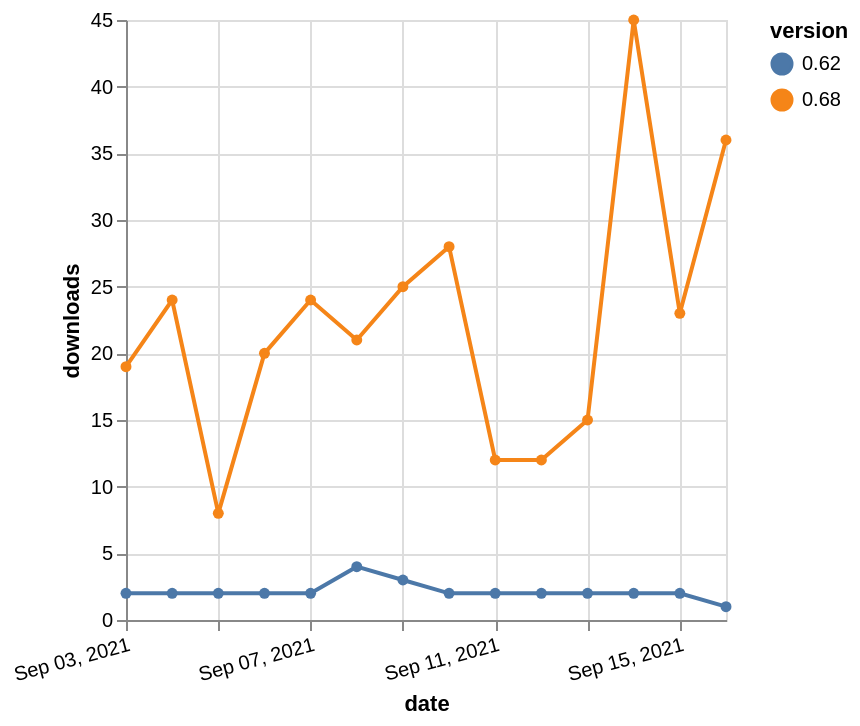

The Vega-Lite source for this figure:
### Vega-Lite specification from a JSON file in a GitHub repository (floating-point values rounded to 4 significant figures)
{"$schema": "https://vega.github.io/schema/vega-lite/v5.json", "description": "A simple bar chart with embedded data.", "data": {"values": [{"date": "2021-09-03", "total": 2717, "delta": 2, "version": "0.62"}, {"date": "2021-09-04", "total": 2719, "delta": 2, "version": "0.62"}, {"date": "2021-09-05", "total": 2721, "delta": 2, "version": "0.62"}, {"date": "2021-09-06", "total": 2723, "delta": 2, "version": "0.62"}, {"date": "2021-09-07", "total": 2725, "delta": 2, "version": "0.62"}, {"date": "2021-09-08", "total": 2729, "delta": 4, "version": "0.62"}, {"date": "2021-09-09", "total": 2732, "delta": 3, "version": "0.62"}, {"date": "2021-09-10", "total": 2734, "delta": 2, "version": "0.62"}, {"date": "2021-09-11", "total": 2736, "delta": 2, "version": "0.62"}, {"date": "2021-09-12", "total": 2738, "delta": 2, "version": "0.62"}, {"date": "2021-09-13", "total": 2740, "delta": 2, "version": "0.62"}, {"date": "2021-09-14", "total": 2742, "delta": 2, "version": "0.62"}, {"date": "2021-09-15", "total": 2744, "delta": 2, "version": "0.62"}, {"date": "2021-09-16", "total": 2745, "delta": 1, "version": "0.62"}, {"date": "2021-09-03", "total": 52780, "delta": 19, "version": "0.68"}, {"date": "2021-09-04", "total": 52804, "delta": 24, "version": "0.68"}, {"date": "2021-09-05", "total": 52812, "delta": 8, "version": "0.68"}, {"date": "2021-09-06", "total": 52832, "delta": 20, "version": "0.68"}, {"date": "2021-09-07", "total": 52856, "delta": 24, "version": "0.68"}, {"date": "2021-09-08", "total": 52877, "delta": 21, "version": "0.68"}, {"date": "2021-09-09", "total": 52902, "delta": 25, "version": "0.68"}, {"date": "2021-09-10", "total": 52930, "delta": 28, "version": "0.68"}, {"date": "2021-09-11", "total": 52942, "delta": 12, "version": "0.68"}, {"date": "2021-09-12", "total": 52954, "delta": 12, "version": "0.68"}, {"date": "2021-09-13", "total": 52969, "delta": 15, "version": "0.68"}, {"date": "2021-09-14", "total": 53014, "delta": 45, "version": "0.68"}, {"date": "2021-09-15", "total": 53037, "delta": 23, "version": "0.68"}, {"date": "2021-09-16", "total": 53073, "delta": 36, "version": "0.68"}]}, "width": "container", "mark": {"type": "line", "point": {"filled": true}}, "encoding": {"x": {"field": "date", "type": "temporal", "timeUnit": "yearmonthdate", "title": "date", "axis": {"labelAngle": -15}}, "y": {"field": "delta", "type": "quantitative", "title": "downloads"}, "color": {"field": "version", "type": "nominal"}, "tooltip": {"field": "delta"}}}
